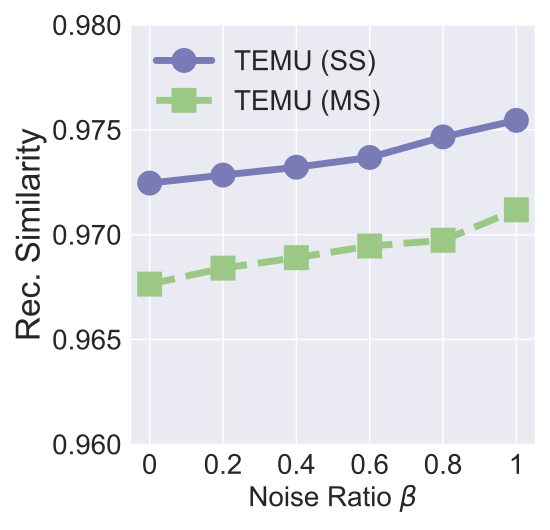

The Python source for this figure:


import numpy as np
import matplotlib.pyplot as plt

epsilon = 3
beta = 1 / epsilon


x=[1, 2, 3, 4, 5, 6]
# validation_for_plt =[97,95.8600, 94.9400, 93.5400, 93.2400]
# attack_for_plt=[0, 0.3524, 0, 0.1762, 0.1762]
# basic_for_plt=[99.8, 99.8, 99.8, 99.8, 99.8]

labels = ['0', '0.2', '0.4', '0.6', '0.8', '1']
# unl_org = [97.77, 97.55, 97.35, 97.29, 97.21, 97.21]

# unl_hess_r = [96.6, 96.66, 96.04, 95.94, 95.85, 97.21]
unl_mib = [0.972457, 0.97284, 0.973214, 0.97368, 0.974661, 0.975451]

unl_muv = [0.96764, 0.9684, 0.9689, 0.969455, 0.96973, 0.97118]
# unl_ss_wo = [94.32, 94.53, 94.78, 93.38, 94.04, 97.21]
# for i in range(len(x)):
#     unl_mib[i] = unl_mib[i]*10
#     unl_muv[i] = unl_muv[i] * 10

plt.style.use('seaborn')
plt.figure(figsize=(5.5, 5.3))
l_w=5
m_s=15
marker_s = 3
markevery=1
#plt.figure(figsize=(8, 5.3))
#plt.plot(x, unl_fr, color='blue', marker='^', label='Retrain',linewidth=l_w, markersize=m_s)
plt.plot(x, unl_mib, linestyle='-', color='#797BB7', marker='o', fillstyle='full', markevery=markevery,
         label='TEMU (SS)', linewidth=l_w, markersize=m_s, markeredgewidth=marker_s)

#plt.plot(x, unl_ss_w, color='g',  marker='*',  label='PriMU$_{w}$',linewidth=l_w, markersize=m_s)
plt.plot(x, unl_muv, linestyle='--', color='#9BC985',  marker='s', fillstyle='full', markevery=markevery,
         label='TEMU (MS)',linewidth=l_w, markersize=m_s, markeredgewidth=marker_s)

# plt.plot(x, unl_mib, linestyle=':', color='r',  marker='^', fillstyle='none', markevery=markevery,
#          label='VBU', linewidth=l_w,  markersize=m_s, markeredgewidth=marker_s)

# plt.plot(x, unl_hess_r, linestyle='-.', color='k',  marker='D', fillstyle='none', markevery=markevery,
#          label='HBFU',linewidth=l_w, markersize=m_s, markeredgewidth=marker_s)



#plt.plot(x, unl_vibu, color='silver',  marker='d',  label='VIBU',linewidth=4,  markersize=10)

# plt.plot(x, y_sa03, color='r',  marker='2',  label='AAAI21 A_acc, pr=0.3',linewidth=3, markersize=8)
# plt.plot(x, y_sa05, color='darkblue',  marker='4',  label='AAAI21 A_acc, pr=0.5',linewidth=3, markersize=8)
# plt.plot(x, y_ma03, color='darkviolet',  marker='3',  label='FedMC A_acc, pr=0.3',linewidth=3, markersize=8)
# plt.plot(x, y_ma05, color='cyan',  marker='p',  label='FedMC A_acc, pr=0.5',linewidth=3, markersize=8)


# plt.grid()
leg = plt.legend(fancybox=True, shadow=True)
# plt.xlabel('Malicious Client Ratio (%)' ,fontsize=16)
plt.ylabel('Rec. Similarity' ,fontsize=24)
my_y_ticks = np.arange(0.96, 0.98, 0.005)
plt.yticks(my_y_ticks,fontsize=20)
plt.xlabel('Noise Ratio $\\beta$' ,fontsize=20)

plt.xticks(x, labels, fontsize=20)
# plt.title('CIFAR10 IID')

#plt.annotate(r"1e0", xy=(0.1, 1.01), xycoords='axes fraction', xytext=(-10, 10),textcoords='offset points', ha='right', va='center', fontsize=15)

# plt.title('On CIFAR10', fontsize=24)
plt.legend(loc='best',fontsize=20)
plt.tight_layout()
#plt.title("MNIST")
plt.rcParams['figure.figsize'] = (2.0, 1)
plt.rcParams['image.interpolation'] = 'nearest'
plt.rcParams['figure.subplot.left'] = 0.11
plt.rcParams['figure.subplot.bottom'] = 0.08
plt.rcParams['figure.subplot.right'] = 0.977
plt.rcParams['figure.subplot.top'] = 0.969
plt.savefig('cifar10_rec_mse_noise_analysis.pdf', format='pdf', dpi=200)
plt.show()
